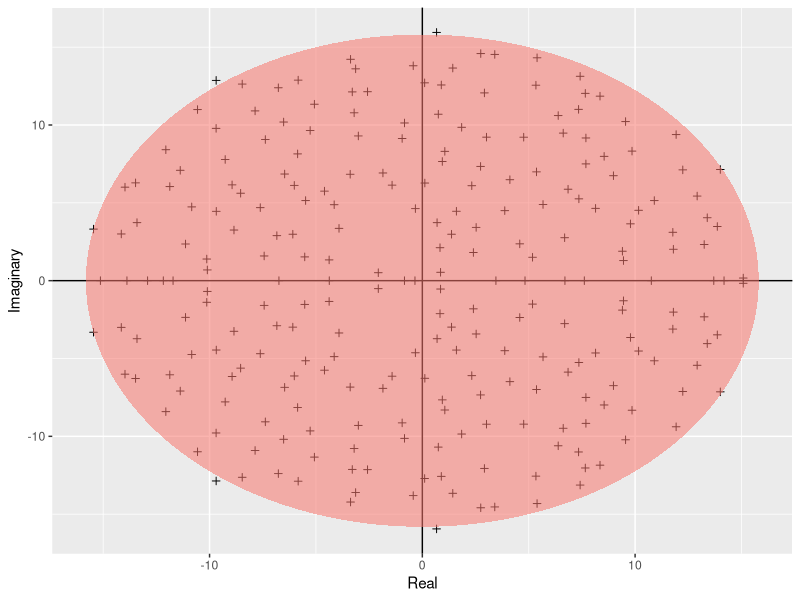

This chart was generated by the following R code:
library(ggplot2)

build_ellipse <- function(hradius, vradius){ # function that returns an ellipse
  npoints = 250
  a <- seq(0, 2 * pi, length = npoints + 1)
  x <- hradius * cos(a)
  y <- vradius * sin(a)  
  return(data.frame(x = x, y = y))
}

N <- 250 # Assign size of the matrix

M <- matrix(rnorm(N * N), N, N) # Build the matrix

eigvals <- eigen(M)$values # Find the eigenvalues

eigDF <- data.frame("Real" = Re(eigvals), "Imaginary" = Im(eigvals)) # Build a dataframe

my_radius <- sqrt(N) # The radius of the circle is sqrt(N)

ellDF <- build_ellipse(my_radius, my_radius) # Dataframe to plot the ellipse

names(ellDF) <- c("Real", "Imaginary") # rename the columns

# plot the eigenvalues
p <- ggplot(eigDF, aes(x = Real, y = Imaginary))
p <- p +
  geom_point(shape = I(3)) +
  theme(legend.position = "none")

# now add the vertical and horizontal line
p <- p + geom_hline(aes(yintercept = 0))
p <- p + geom_vline(aes(xintercept = 0))

# finally, add the ellipse
p <- p + geom_polygon(data = ellDF, aes(x = Real, y = Imaginary, alpha = 1/20, fill = "red"))
p
